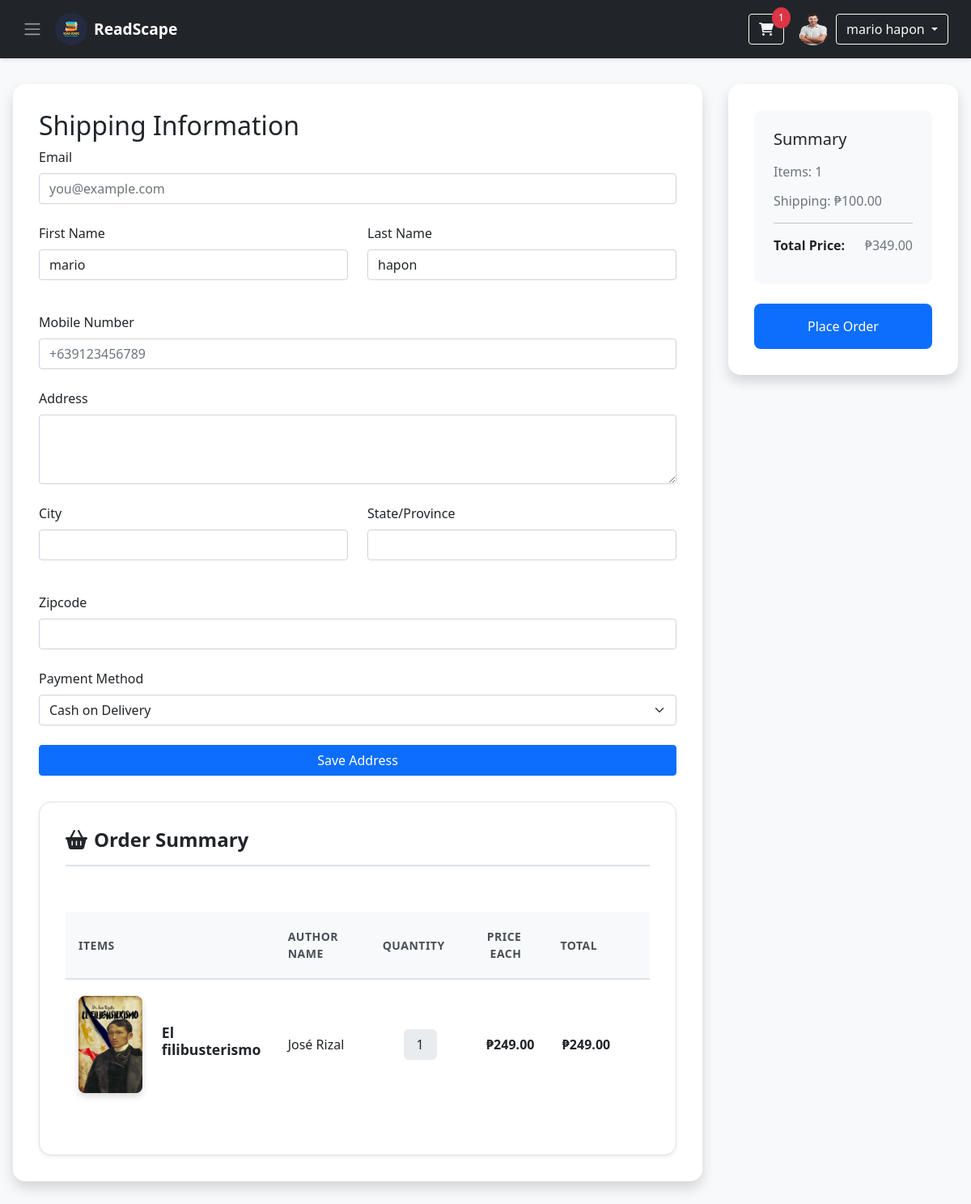
Page /checkout.php (signed in) on the earlier database version.
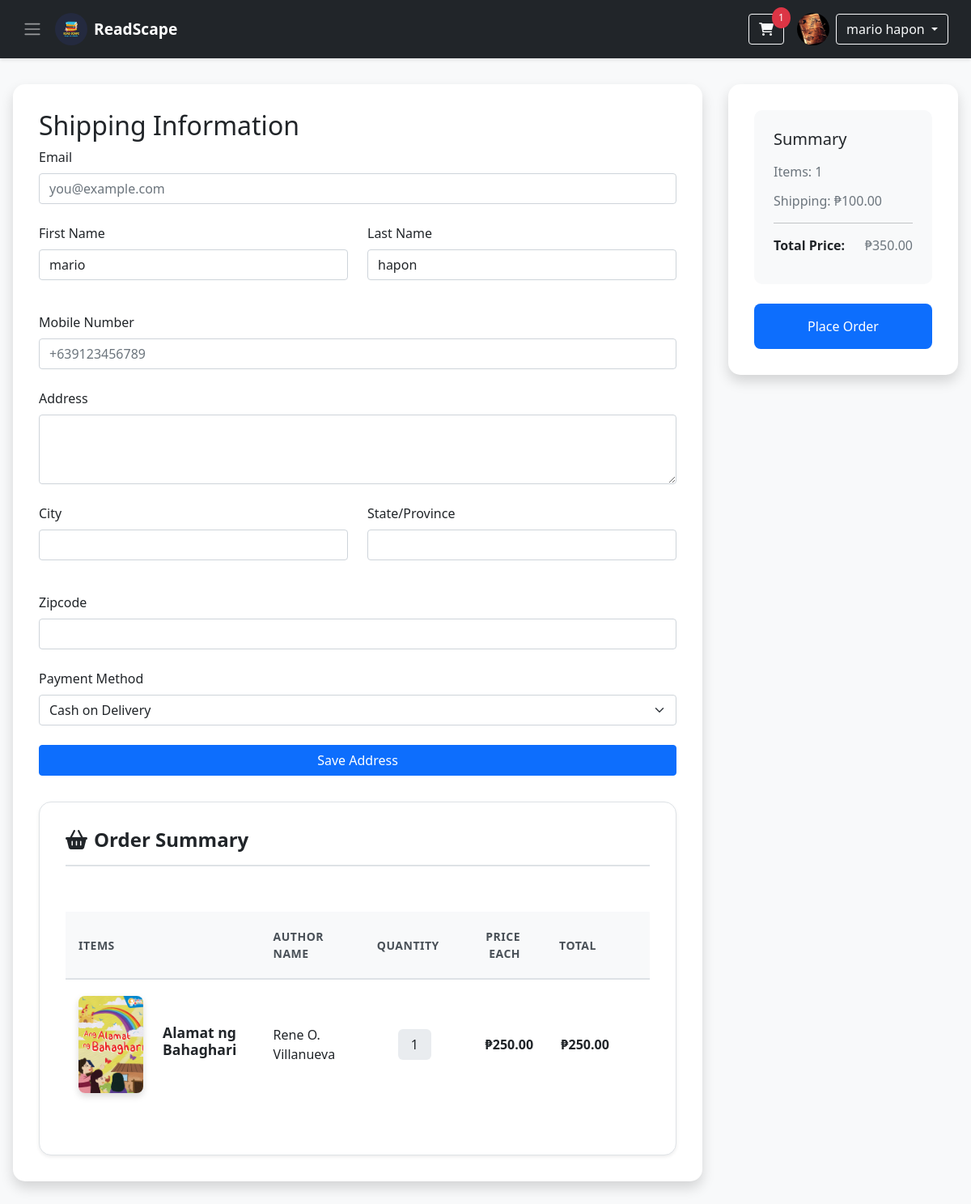
Same page on the later database version.
### tables this page shows
CREATE TABLE `users` (
  `id` int(11) NOT NULL,
  `fname` varchar(50) NOT NULL,
  `lname` varchar(50) NOT NULL,
  `email` varchar(100) NOT NULL,
  `pass` varchar(255) NOT NULL,
  `phone` varchar(15) NOT NULL,
  `address` text NOT NULL,
  `created_at` timestamp NOT NULL DEFAULT current_timestamp(),
  `profile_image` varchar(255) DEFAULT NULL
);

CREATE TABLE `cart` (
  `id` int(11) NOT NULL,
  `user_id` int(11) NOT NULL,
  `isbn` int(11) NOT NULL,
  `quantity` int(11) DEFAULT 1
);

CREATE TABLE `books` (
  `isbn` int(11) NOT NULL,
  `title` varchar(255) NOT NULL,
  `book_image` varchar(255) NOT NULL,
  `author` varchar(255) NOT NULL,
  `copyright` int(11) NOT NULL,
  `qty` int(11) NOT NULL,
  `price` float NOT NULL,
  `total` float NOT NULL
);

### checkout.php (the view, shortened to what this page needs)
<?php
include 'db_connect.php';
$user_id = $_SESSION['id'];
$sql = "SELECT fname, lname, profile_image FROM users WHERE id = ?";
$stmt = mysqli_prepare($conn, $sql);
mysqli_stmt_bind_param($stmt, "i", $user_id);
mysqli_stmt_execute($stmt);
$result = mysqli_stmt_get_result($stmt);
$user = mysqli_fetch_assoc($result);
$fname = htmlspecialchars($user['fname']);
$lname = htmlspecialchars($user['lname']);
$profile_image = htmlspecialchars($user['profile_image']) ?: "uploads/default.jpg";
$items = [];
$total_price = 0;
$shipping_cost = 100.00;
if (isset($_GET['isbn']) && !empty($_GET['isbn'])) {
    $isbn = $_GET['isbn'];
    $single_item = true;
    $sql = "SELECT isbn, title, book_image, author, price FROM books WHERE isbn = ?";
    $stmt = mysqli_prepare($conn, $sql);
    mysqli_stmt_bind_param($stmt, "s", $isbn);
    mysqli_stmt_execute($stmt);
    $result = mysqli_stmt_get_result($stmt);
    if ($book = mysqli_fetch_assoc($result)) {
        $items[] = [
            'isbn' => $book['isbn'],
            'title' => $book['title'],
            'book_image' => $book['book_image'],
            'author' => $book['author'],
            'price' => $book['price'],
            'quantity' => 1,
            'total' => $book['price'] * 1
        ];
        $total_price = $book['price'];
    }
    mysqli_stmt_close($stmt);
} else {
    $sql = "SELECT books.isbn, books.title, books.book_image, books.author, books.price, cart.quantity,
            (books.price * cart.quantity) AS total
        FROM cart
        JOIN books ON cart.isbn = books.isbn
        WHERE cart.user_id = ?";
    $stmt = mysqli_prepare($conn, $sql);
    mysqli_stmt_bind_param($stmt, "i", $user_id);
    mysqli_stmt_execute($stmt);
    $result = mysqli_stmt_get_result($stmt);
    while ($cart_item = mysqli_fetch_assoc($result)) {
        $items[] = $cart_item;
        $total_price += $cart_item['total'];
    }
}
$total_with_shipping = $total_price + $shipping_cost;
$cart_count = count($items);
?>
<!DOCTYPE html>
<html lang="en">
<head>
    <link rel="stylesheet" href="https://cdnjs.cloudflare.com/ajax/libs/font-awesome/6.0.0-beta3/css/all.min.css">
    <link href="https://cdn.jsdelivr.net/npm/bootstrap@5.0.2/dist/css/bootstrap.min.css" rel="stylesheet">
</head>
<body>
    <nav class="navbar navbar-dark">
        <div class="container-fluid">
            <div class="d-flex align-items-center">
                <span class="navbar-toggler-icon" onclick="openNav()" style="cursor: pointer; margin-right: 1rem;"></span>
                <img src="./images/Readscape.png" alt="ReadScape" class="rounded-circle" width="40" height="40">
                <span class="ms-2 text-white fw-bold">ReadScape</span>
            </div>
            <div class="d-flex align-items-center">
                <div class="position-relative me-3">
                    <a href="cart.php" class="btn btn-outline-light">
                        <i class="fas fa-shopping-cart"></i>
                        <span class="cart-badge" id="cart-counter"><?php echo $cart_count; ?></span>
                    </a>
                </div>
                <div class="d-flex align-items-center">
                    <img src="<?php echo $profile_image; ?>" alt="Profile" class="rounded-circle me-2" width="40" height="40">
                    <div class="dropdown">
                        <button class="btn btn-outline-light dropdown-toggle" type="button" id="profileDropdown" data-bs-toggle="dropdown">
                            <?php echo $fname . " " . $lname; ?>
                        </button>
                    </div>
                </div>
            </div>
        </div>
    </nav>
    <div class="container">
        <div class="left-column">
            <h2>Shipping Information</h2>
            <form id="checkout-form" method="POST" action="process_order.php<?php echo isset($_GET['isbn']) ? '?isbn=' . urlencode($_GET['isbn']) : ''; ?>">
                <div class="shipping-form">
                    <div class="mb-3">
                        <label for="email" class="form-label">Email</label>
                        <input type="email" class="form-control" id="email" name="email" placeholder="you@example.com" value="<?php echo htmlspecialchars($user['email'] ?? ''); ?>" required>
                    </div>
                    <div class="row">
                        <div class="col-md-6 mb-3">
                            <label for="first_name" class="form-label">First Name</label>
                            <input type="text" class="form-control" id="first_name" name="first_name" value="<?php echo $fname; ?>" required>
                        </div>
                        <div class="col-md-6 mb-3">
                            <label for="last_name" class="form-label">Last Name</label>
                            <input type="text" class="form-control" id="last_name" name="last_name" value="<?php echo $lname; ?>" required>
                        </div>
                    </div>
                    <div class="mb-3">
                        <label for="mobile" class="form-label">Mobile Number</label>
                        <input type="tel" class="form-control" id="mobile" name="mobile" placeholder="+639123456789" required>
                    </div>
                    <div class="mb-3">
                        <label for="address" class="form-label">Address</label>
                        <textarea class="form-control" id="address" name="address" rows="3" required></textarea>
                    </div>
                    <div class="row">
                        <div class="col-md-6 mb-3">
                            <label for="city" class="form-label">City</label>
                            <input type="text" class="form-control" id="city" name="city" required>
                        </div>
                        <div class="col-md-6 mb-3">
                            <label for="state" class="form-label">State/Province</label>
                            <input type="text" class="form-control" id="state" name="state" required>
                        </div>
                    </div>
                    <div class="mb-3">
                        <label for="zipcode" class="form-label">Zipcode</label>
                        <input type="text" class="form-control" id="zipcode" name="zipcode" required>
                    </div>
                    <div class="mb-3">
                        <label for="payment_method" class="form-label">Payment Method</label>
                        <select class="form-select" id="payment_method" name="payment_method" required>
                            <option value="cash_on_delivery">Cash on Delivery</option>
                        </select>
                    </div>
                    <button type="button" class="btn btn-primary w-100" onclick="previewAddress()">Save Address</button>
                </div>
            </form>
            <div class="order-summary">
                <h2><i class="fas fa-shopping-basket me-2"></i>Order Summary</h2>
                <?php if (!empty($items)): ?>
                    <div class="table-responsive">
                        <table class="cart-table">
                            <thead>
                                <tr>
                                    <th>Items</th>
                                    <th>Author Name</th>
                                    <th class="text-center">Quantity</th>
                                    <th class="text-end">Price Each</th>
                                    <th class="text-end">Total</th>
                                    <th></th>
                                </tr>
                            </thead>
                            <tbody>
                                <?php foreach ($items as $item): ?>
                                    <tr data-isbn="<?php echo htmlspecialchars($item['isbn']); ?>">
                                        <td>
                                            <div class="item-details">
                                                <img src="images/<?php echo htmlspecialchars($item['book_image']); ?>" alt="Book">
                                                <h3><?php echo htmlspecialchars($item['title']); ?></h3>
                                            </div>
                                        </td>
                                        <td><?php echo htmlspecialchars($item['author'] ?? 'Unknown'); ?></td>
                                        <td class="text-center">
                                            <span class="item-quantity"><?php echo htmlspecialchars($item['quantity']); ?></span>
                                        </td>
                                        <td class="text-end item-price">₱<?php echo number_format($item['price'], 2, '.', ','); ?></td>
                                        <td class="text-end item-price">₱<?php echo number_format($item['total'], 2, '.', ','); ?></td>
                                    </tr>
                                <?php endforeach; ?>
                            </tbody>
                        </table>
                    </div>
                <?php endif; ?>
            </div>
        </div>
        <div class="right-column">
            <div class="price-summary">
                <h3>Summary</h3>
                <?php if (!empty($items)): ?>
                    <div class="total-price">
                        <p>Items: <?php echo $cart_count; ?></p>
                        <p>Shipping: ₱<?php echo number_format($shipping_cost, 2, '.', ','); ?></p>
                        <hr style="margin: 15px 0;">
                        <p><strong>Total Price:</strong> ₱<?php echo number_format($total_with_shipping, 2, '.', ','); ?></p>
                    </div>
                <?php else: ?>
                    <p>No items in the checkout.</p>
                <?php endif; ?>
            </div>
            <button type="button" onclick="submitOrder()" class="checkout-btn">Place Order</button>
        </div>
    </div>
</body>
</html>

### checkout.php (style rules this page uses)
.navbar { background-color: #212529; padding: 1rem; box-shadow: 0 2px 4px rgba(0, 0, 0, .1); }
.navbar .fw-bold { font-size: 1.2rem; }
.cart-badge { position: absolute; top: -8px; right: -8px; background-color: #dc3545; color: white; border-radius: 50%; padding: 0.25rem 0.5rem; font-size: 0.75rem; }
body { font-family: 'Segoe UI', Tahoma, Geneva, Verdana, sans-serif; background-color: #f8f9fa; margin-bottom: 100px; }
.container { max-width: 1400px; margin: 2rem auto; padding: 0 1rem; display: grid; grid-template-columns: 3fr 1fr; gap: 2rem; }
.left-column, .right-column { background: white; border-radius: 15px; box-shadow: 0 0.5rem 1rem rgba(0, 0, 0, .15); padding: 2rem; height: fit-content; }
.right-column { position: sticky; top: 2rem; align-self: start; }
.shipping-form input, .shipping-form textarea, .shipping-form select { margin-bottom: 1.5rem; }
.form-label { font-weight: 500; color: #212529; margin-bottom: 0.5rem; }
.cart-table { width: 100%; margin-top: 2rem; border-collapse: separate; border-spacing: 0; }
.cart-table th { background-color: #f8f9fa; color: #212529; font-weight: 600; padding: 1rem; text-align: left; border-bottom: 2px solid #dee2e6; }
.cart-table th:not(:last-child) { padding-right: 2rem; }
.cart-table td { padding: 1rem; vertical-align: middle; border-bottom: 1px solid #dee2e6; }
.cart-table th:nth-child(1) { width: 35%; }
.cart-table th:nth-child(2) { width: 20%; }
.cart-table th:nth-child(3) { width: 15%; }
.cart-table th:nth-child(4) { width: 15%; }
.cart-table th:nth-child(5) { width: 10%; }
.cart-table th:nth-child(6) { width: 5%; }
.item-details { display: flex; align-items: center; gap: 1rem; }
.item-details img { width: 80px; height: 120px; object-fit: cover; border-radius: 8px; box-shadow: 0 0.125rem 0.25rem rgba(0, 0, 0, .075); }
.item-details h3 { font-size: 1.1rem; font-weight: 600; color: #212529; margin: 0; }
.price-summary { background: #f8f9fa; padding: 1.5rem; border-radius: 10px; margin-bottom: 1.5rem; }
.price-summary h3 { color: #212529; font-size: 1.25rem; margin-bottom: 1rem; }
.total-price p { display: flex; justify-content: space-between; margin-bottom: 0.75rem; color: #6c757d; }
.total-price strong { color: #212529; }
.checkout-btn { background-color: #0d6efd; color: white; border: none; padding: 1rem; border-radius: 8px; font-weight: 500; width: 100%; transition: all 0.3s ease; }
.order-summary { background: #fff; border-radius: 15px; padding: 2rem; box-shadow: 0 0.125rem 0.25rem rgba(0, 0, 0, .075); border: 1px solid #dee2e6; margin-top: 2rem; }
.order-summary h2 { color: #212529; font-size: 1.5rem; font-weight: 600; margin-bottom: 1.5rem; padding-bottom: 1rem; border-bottom: 2px solid #dee2e6; }
.cart-table { width: 100%; border-collapse: separate; border-spacing: 0; margin-bottom: 1.5rem; }
.cart-table thead th { background-color: #f8f9fa; color: #495057; font-weight: 600; padding: 1.25rem 1rem; border-bottom: 2px solid #dee2e6; text-transform: uppercase; font-size: 0.875rem; letter-spacing: 0.5px; }
.cart-table tbody td { padding: 1.25rem 1rem; vertical-align: middle; border-bottom: 1px solid #dee2e6; }
.cart-table tbody tr:last-child td { border-bottom: none; }
.item-details { display: flex; align-items: center; gap: 1.5rem; }
.item-details img { width: 80px; height: 120px; object-fit: cover; border-radius: 8px; box-shadow: 0 0.25rem 0.5rem rgba(0, 0, 0, .15); }
.item-details h3 { font-size: 1.1rem; font-weight: 600; color: #212529; margin: 0 0 0.5rem 0; }
.item-price { font-weight: 600; color: #212529; }
.item-quantity { background: #e9ecef; padding: 0.5rem 1rem; border-radius: 6px; font-weight: 500; min-width: 60px; text-align: center; }

Differences in the rows shown:
removed cart: isbn.book_image (picture), isbn.title "El filibusterismo", isbn.author "José Rizal", quantity "1", isbn.price "249.00", total "249.00"
changed users "mario": profile_image: a different picture
added cart: isbn.book_image (picture), isbn.title "Alamat ng Bahaghari", isbn.author "Rene O. Villanueva", quantity "1", isbn.price "250.00", total "250.00"
Other differences:
$total_with_shipping: "349.00" → "350.00"
